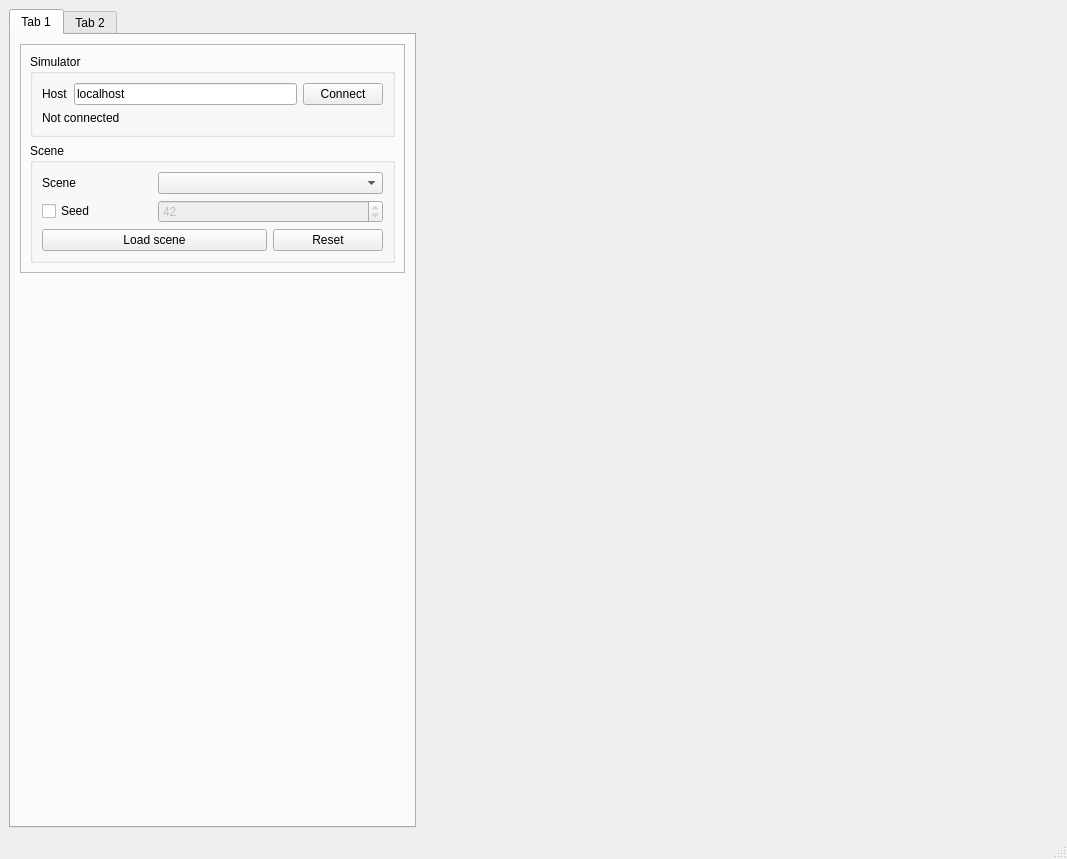
<?xml version="1.0" encoding="UTF-8"?>
<ui version="4.0">
 <class>MainWindow</class>
 <widget class="QMainWindow" name="MainWindow">
  <property name="geometry">
   <rect>
    <x>0</x>
    <y>0</y>
    <width>1067</width>
    <height>859</height>
   </rect>
  </property>
  <property name="windowTitle">
   <string>Vacuum Control</string>
  </property>
  <widget class="QWidget" name="centralWidget">
   <layout class="QHBoxLayout" name="horizontalLayout">
    <item>
     <widget class="QTabWidget" name="tabWidget">
      <property name="currentIndex">
       <number>0</number>
      </property>
      <widget class="QWidget" name="tab">
       <attribute name="title">
        <string>Tab 1</string>
       </attribute>
       <layout class="QVBoxLayout" name="verticalLayout_2">
        <item>
         <widget class="QFrame" name="frame">
          <property name="frameShape">
           <enum>QFrame::StyledPanel</enum>
          </property>
          <property name="frameShadow">
           <enum>QFrame::Raised</enum>
          </property>
          <layout class="QVBoxLayout" name="verticalLayout">
           <item>
            <widget class="QGroupBox" name="simulatorGroup">
             <property name="title">
              <string>Simulator</string>
             </property>
             <layout class="QGridLayout" name="simulatorLayout">
              <item row="0" column="0">
               <widget class="QLabel" name="hostTitle">
                <property name="text">
                 <string>Host</string>
                </property>
               </widget>
              </item>
              <item row="0" column="1">
               <widget class="QLineEdit" name="hostEdit">
                <property name="text">
                 <string>localhost</string>
                </property>
               </widget>
              </item>
              <item row="0" column="2">
               <widget class="QPushButton" name="connectButton">
                <property name="text">
                 <string>Connect</string>
                </property>
               </widget>
              </item>
              <item row="1" column="0" colspan="3">
               <widget class="QLabel" name="connectionLabel">
                <property name="text">
                 <string>Not connected</string>
                </property>
               </widget>
              </item>
             </layout>
            </widget>
           </item>
           <item>
            <widget class="QGroupBox" name="sceneGroup">
             <property name="title">
              <string>Scene</string>
             </property>
             <layout class="QGridLayout" name="sceneLayout">
              <item row="2" column="2">
               <widget class="QPushButton" name="resetButton">
                <property name="toolTip">
                 <string>Reset the current scene (new start pose)</string>
                </property>
                <property name="text">
                 <string>Reset</string>
                </property>
               </widget>
              </item>
              <item row="0" column="0">
               <widget class="QLabel" name="sceneTitle">
                <property name="text">
                 <string>Scene</string>
                </property>
               </widget>
              </item>
              <item row="0" column="1" colspan="2">
               <widget class="QComboBox" name="sceneCombo"/>
              </item>
              <item row="2" column="0" colspan="2">
               <widget class="QPushButton" name="loadSceneButton">
                <property name="toolTip">
                 <string>Load the selected scene (new start pose)</string>
                </property>
                <property name="text">
                 <string>Load scene</string>
                </property>
               </widget>
              </item>
              <item row="1" column="0">
               <widget class="QCheckBox" name="useSeedCheck">
                <property name="toolTip">
                 <string>Use a fixed seed for a repeatable start pose</string>
                </property>
                <property name="text">
                 <string>Seed</string>
                </property>
               </widget>
              </item>
              <item row="1" column="1" colspan="2">
               <widget class="QSpinBox" name="seedSpin">
                <property name="enabled">
                 <bool>false</bool>
                </property>
                <property name="maximum">
                 <number>2147483647</number>
                </property>
                <property name="value">
                 <number>42</number>
                </property>
               </widget>
              </item>
             </layout>
            </widget>
           </item>
          </layout>
         </widget>
        </item>
        <item>
         <spacer name="verticalSpacer">
          <property name="orientation">
           <enum>Qt::Vertical</enum>
          </property>
          <property name="sizeHint" stdset="0">
           <size>
            <width>20</width>
            <height>40</height>
           </size>
          </property>
         </spacer>
        </item>
       </layout>
      </widget>
      <widget class="QWidget" name="tab_2">
       <attribute name="title">
        <string>Tab 2</string>
       </attribute>
       <layout class="QVBoxLayout" name="verticalLayout_4">
        <item>
         <widget class="QFrame" name="frame_2">
          <property name="frameShape">
           <enum>QFrame::StyledPanel</enum>
          </property>
          <property name="frameShadow">
           <enum>QFrame::Raised</enum>
          </property>
          <layout class="QVBoxLayout" name="verticalLayout_3">
           <item>
            <widget class="QGroupBox" name="goalsGroup">
             <property name="title">
              <string>Goals</string>
             </property>
             <layout class="QVBoxLayout" name="goalsLayout">
              <item>
               <widget class="QListWidget" name="goalList">
                <property name="alternatingRowColors">
                 <bool>true</bool>
                </property>
               </widget>
              </item>
              <item>
               <widget class="QPushButton" name="gotoGoalButton">
                <property name="text">
                 <string>GO</string>
                </property>
               </widget>
              </item>
             </layout>
            </widget>
           </item>
           <item>
            <widget class="QGroupBox" name="manualGOTOGroup">
             <property name="title">
              <string>Manually GOTO</string>
             </property>
             <layout class="QVBoxLayout" name="manualLayout">
              <item>
               <layout class="QGridLayout" name="drivePadLayout">
                <item row="0" column="1">
                 <widget class="QPushButton" name="forwardButton">
                  <property name="toolTip">
                   <string>Drive forward while held</string>
                  </property>
                  <property name="text">
                   <string>▲</string>
                  </property>
                 </widget>
                </item>
                <item row="1" column="0">
                 <widget class="QPushButton" name="leftButton">
                  <property name="toolTip">
                   <string>Turn left while held</string>
                  </property>
                  <property name="text">
                   <string>◀</string>
                  </property>
                 </widget>
                </item>
                <item row="1" column="1">
                 <widget class="QPushButton" name="stopButton">
                  <property name="toolTip">
                   <string>Stop the robot and cancel navigation (Esc)</string>
                  </property>
                  <property name="text">
                   <string>Stop</string>
                  </property>
                 </widget>
                </item>
                <item row="1" column="2">
                 <widget class="QPushButton" name="rightButton">
                  <property name="toolTip">
                   <string>Turn right while held</string>
                  </property>
                  <property name="text">
                   <string>▶</string>
                  </property>
                 </widget>
                </item>
                <item row="2" column="1">
                 <widget class="QPushButton" name="backwardButton">
                  <property name="toolTip">
                   <string>Drive backward while held</string>
                  </property>
                  <property name="text">
                   <string>▼</string>
                  </property>
                 </widget>
                </item>
               </layout>
              </item>
              <item>
               <layout class="QFormLayout" name="driveSpeedLayout">
                <item row="0" column="0">
                 <widget class="QLabel" name="linearSpeedTitle">
                  <property name="text">
                   <string>Speed</string>
                  </property>
                 </widget>
                </item>
                <item row="0" column="1">
                 <widget class="QDoubleSpinBox" name="linearSpeedSpin">
                  <property name="suffix">
                   <string> m/s</string>
                  </property>
                  <property name="decimals">
                   <number>2</number>
                  </property>
                  <property name="minimum">
                   <double>0.020000000000000</double>
                  </property>
                  <property name="maximum">
                   <double>0.350000000000000</double>
                  </property>
                  <property name="singleStep">
                   <double>0.050000000000000</double>
                  </property>
                  <property name="value">
                   <double>0.200000000000000</double>
                  </property>
                 </widget>
                </item>
                <item row="1" column="0">
                 <widget class="QLabel" name="angularSpeedTitle">
                  <property name="text">
                   <string>Turn rate</string>
                  </property>
                 </widget>
                </item>
                <item row="1" column="1">
                 <widget class="QDoubleSpinBox" name="angularSpeedSpin">
                  <property name="suffix">
                   <string> rad/s</string>
                  </property>
                  <property name="decimals">
                   <number>2</number>
                  </property>
                  <property name="minimum">
                   <double>0.100000000000000</double>
                  </property>
                  <property name="maximum">
                   <double>2.000000000000000</double>
                  </property>
                  <property name="singleStep">
                   <double>0.100000000000000</double>
                  </property>
                  <property name="value">
                   <double>1.000000000000000</double>
                  </property>
                 </widget>
                </item>
               </layout>
              </item>
              <item>
               <widget class="Line" name="manualSeparator">
                <property name="orientation">
                 <enum>Qt::Horizontal</enum>
                </property>
               </widget>
              </item>
              <item>
               <layout class="QGridLayout" name="targetLayout">
                <item row="0" column="0">
                 <widget class="QLabel" name="targetXTitle">
                  <property name="text">
                   <string>x</string>
                  </property>
                 </widget>
                </item>
                <item row="0" column="1">
                 <widget class="QDoubleSpinBox" name="targetXSpin">
                  <property name="suffix">
                   <string> m</string>
                  </property>
                  <property name="decimals">
                   <number>2</number>
                  </property>
                  <property name="minimum">
                   <double>-50.000000000000000</double>
                  </property>
                  <property name="maximum">
                   <double>50.000000000000000</double>
                  </property>
                  <property name="singleStep">
                   <double>0.050000000000000</double>
                  </property>
                 </widget>
                </item>
                <item row="0" column="2">
                 <widget class="QLabel" name="targetYTitle">
                  <property name="text">
                   <string>y</string>
                  </property>
                 </widget>
                </item>
                <item row="0" column="3">
                 <widget class="QDoubleSpinBox" name="targetYSpin">
                  <property name="suffix">
                   <string> m</string>
                  </property>
                  <property name="decimals">
                   <number>2</number>
                  </property>
                  <property name="minimum">
                   <double>-50.000000000000000</double>
                  </property>
                  <property name="maximum">
                   <double>50.000000000000000</double>
                  </property>
                  <property name="singleStep">
                   <double>0.050000000000000</double>
                  </property>
                 </widget>
                </item>
                <item row="1" column="0" colspan="2">
                 <widget class="QCheckBox" name="useTargetYawCheck">
                  <property name="text">
                   <string>Yaw</string>
                  </property>
                 </widget>
                </item>
                <item row="1" column="2" colspan="2">
                 <widget class="QDoubleSpinBox" name="targetYawSpin">
                  <property name="enabled">
                   <bool>false</bool>
                  </property>
                  <property name="suffix">
                   <string>°</string>
                  </property>
                  <property name="decimals">
                   <number>1</number>
                  </property>
                  <property name="minimum">
                   <double>-180.000000000000000</double>
                  </property>
                  <property name="maximum">
                   <double>180.000000000000000</double>
                  </property>
                  <property name="singleStep">
                   <double>15.000000000000000</double>
                  </property>
                 </widget>
                </item>
                <item row="2" column="0" colspan="4">
                 <widget class="QPushButton" name="gotoPoseButton">
                  <property name="toolTip">
                   <string>Plan a path to this pose and drive there</string>
                  </property>
                  <property name="text">
                   <string>Go to pose</string>
                  </property>
                 </widget>
                </item>
                <item row="3" column="0" colspan="4">
                 <widget class="QLabel" name="targetHint">
                  <property name="enabled">
                   <bool>false</bool>
                  </property>
                  <property name="text">
                   <string>Tip: right-click the map to pick x, y; right-drag to also set the yaw</string>
                  </property>
                 </widget>
                </item>
               </layout>
              </item>
             </layout>
            </widget>
           </item>
           <item>
            <widget class="QGroupBox" name="robotGroup">
             <property name="title">
              <string>Robot</string>
             </property>
             <layout class="QFormLayout" name="robotLayout">
              <item row="0" column="0">
               <widget class="QLabel" name="timeTitle">
                <property name="text">
                 <string>Sim time</string>
                </property>
               </widget>
              </item>
              <item row="0" column="1">
               <widget class="QLabel" name="timeValue">
                <property name="text">
                 <string>–</string>
                </property>
               </widget>
              </item>
              <item row="1" column="0">
               <widget class="QLabel" name="poseTitle">
                <property name="text">
                 <string>Pose</string>
                </property>
               </widget>
              </item>
              <item row="1" column="1">
               <widget class="QLabel" name="poseValue">
                <property name="text">
                 <string>–</string>
                </property>
               </widget>
              </item>
              <item row="2" column="0">
               <widget class="QLabel" name="ticksTitle">
                <property name="text">
                 <string>Wheel ticks</string>
                </property>
               </widget>
              </item>
              <item row="2" column="1">
               <widget class="QLabel" name="ticksValue">
                <property name="text">
                 <string>–</string>
                </property>
               </widget>
              </item>
              <item row="3" column="0">
               <widget class="QLabel" name="bumperTitle">
                <property name="text">
                 <string>Bumper</string>
                </property>
               </widget>
              </item>
              <item row="3" column="1">
               <widget class="QLabel" name="bumperValue">
                <property name="text">
                 <string>–</string>
                </property>
               </widget>
              </item>
              <item row="4" column="0">
               <widget class="QLabel" name="streamTitle">
                <property name="text">
                 <string>State stream</string>
                </property>
               </widget>
              </item>
              <item row="4" column="1">
               <widget class="QLabel" name="streamValue">
                <property name="text">
                 <string>–</string>
                </property>
               </widget>
              </item>
              <item row="5" column="0">
               <widget class="QLabel" name="navTitle">
                <property name="text">
                 <string>Navigation</string>
                </property>
               </widget>
              </item>
              <item row="5" column="1">
               <widget class="QLabel" name="navValue">
                <property name="text">
                 <string>Idle</string>
                </property>
                <property name="wordWrap">
                 <bool>true</bool>
                </property>
               </widget>
              </item>
             </layout>
            </widget>
           </item>
           <item>
            <widget class="QGroupBox" name="recordingGroup">
             <property name="title">
              <string>Camera recording</string>
             </property>
             <layout class="QGridLayout" name="recordingLayout">
              <item row="0" column="0">
               <widget class="QPushButton" name="startRecordingButton">
                <property name="toolTip">
                 <string>Record the RGBD camera: video, every frame, timestamps, robot poses and camera calibration</string>
                </property>
                <property name="text">
                 <string>● Start recording</string>
                </property>
               </widget>
              </item>
              <item row="0" column="1">
               <widget class="QPushButton" name="stopRecordingButton">
                <property name="toolTip">
                 <string>Stop recording and finish the files</string>
                </property>
                <property name="text">
                 <string>■ Stop recording</string>
                </property>
               </widget>
              </item>
              <item row="1" column="0" colspan="2">
               <widget class="QLabel" name="recordingStatusLabel">
                <property name="text">
                 <string>Not recording</string>
                </property>
                <property name="wordWrap">
                 <bool>true</bool>
                </property>
                <property name="textInteractionFlags">
                 <set>Qt::TextSelectableByMouse</set>
                </property>
               </widget>
              </item>
              <item row="2" column="0" colspan="2">
               <widget class="QPushButton" name="openRecordingFolderButton">
                <property name="text">
                 <string>Open recordings folder</string>
                </property>
               </widget>
              </item>
             </layout>
            </widget>
           </item>
          </layout>
         </widget>
        </item>
       </layout>
      </widget>
     </widget>
    </item>
    <item>
     <widget class="SceneViewWidget" name="sceneView" native="true">
      <property name="sizePolicy">
       <sizepolicy hsizetype="Expanding" vsizetype="Expanding">
        <horstretch>1</horstretch>
        <verstretch>0</verstretch>
       </sizepolicy>
      </property>
     </widget>
    </item>
   </layout>
  </widget>
  <widget class="QStatusBar" name="statusBar"/>
 </widget>
 <customwidgets>
  <customwidget>
   <class>SceneViewWidget</class>
   <extends>QWidget</extends>
   <header>SceneViewWidget.h</header>
  </customwidget>
 </customwidgets>
 <resources/>
 <connections>
  <connection>
   <sender>useTargetYawCheck</sender>
   <signal>toggled(bool)</signal>
   <receiver>targetYawSpin</receiver>
   <slot>setEnabled(bool)</slot>
   <hints>
    <hint type="sourcelabel">
     <x>20</x>
     <y>20</y>
    </hint>
    <hint type="destinationlabel">
     <x>20</x>
     <y>20</y>
    </hint>
   </hints>
  </connection>
  <connection>
   <sender>useSeedCheck</sender>
   <signal>toggled(bool)</signal>
   <receiver>seedSpin</receiver>
   <slot>setEnabled(bool)</slot>
   <hints>
    <hint type="sourcelabel">
     <x>20</x>
     <y>20</y>
    </hint>
    <hint type="destinationlabel">
     <x>20</x>
     <y>20</y>
    </hint>
   </hints>
  </connection>
 </connections>
</ui>
